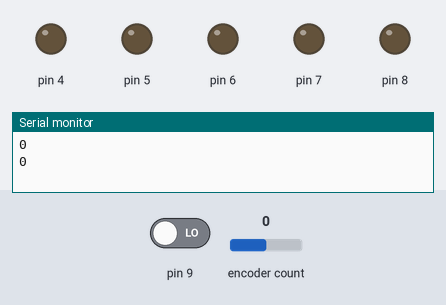
A sketch run on a simulated Arduino Uno, built with avr-gcc and run on an emulated ATmega328P. Shown: output pins drawn as LEDs (lit = HIGH), the last lines printed to the serial monitor. The inputs (shaded band) are chosen by the test bench; at power-on: pin 9 LOW, encoder count 0. EEPROM starts erased.

Above: at 1.2 s.
1.3 s: pin 9 driven HIGH
At 1.78 s:
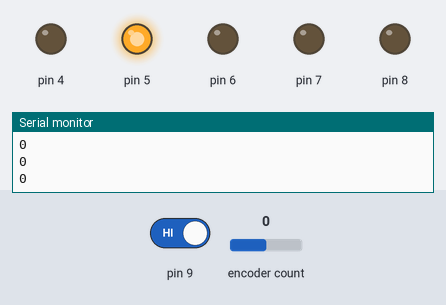
At 2.71 s:
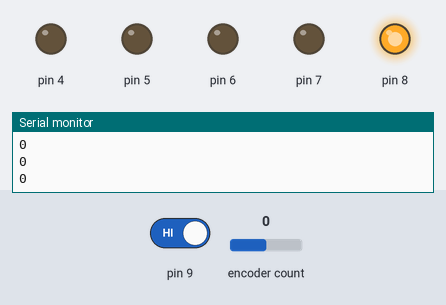
Timing chart, 0 to 10.3 s (numbered marks = the images above; inputs shaded):
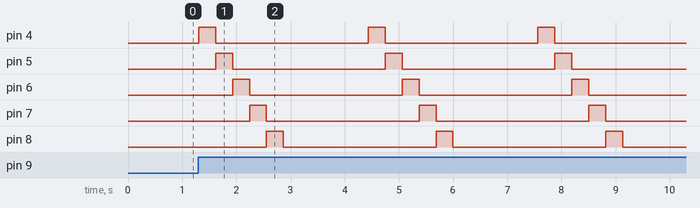

The sketch:

sketch.ino
```cpp
#include <Encoder.h>
#include <EEPROM.h>

// after including we need to initialize our Encoder on 2nd and 3d pins
Encoder myEnc(2, 3);

// we need two variables for comparing and finding the rotation direction
int value, oldValue;

// also we need to handle "Mute" by pressing the button
int buttonPress, lastButtonState;
bool isMuted = false;

// **********************************************************************
// SETUP
// **********************************************************************
void setup() {

  // first of all, we need to clear ROM memory, because we will save the
  // values into it and after launching we need to take this value to
  // restore the state. By default all bits in memory are setted to some
  // values, so we just clear it all
  if (EEPROM.read(0) == 255) {

    // write in bit <0> value of <0>
    EEPROM.write(0, 0);
  }

  // strting the output by 9600 times pre second (it's just speed),
  // 9600 - is optimal for most cases
  Serial.begin(9600);

  // and initial value from ROM
  value = EEPROM.read(0);

  // and initial old value
  oldValue = value - 1;

  // here we're doing the setup for our pins, for LED indication
  // it will be 5 LEDs
  // previously, we use Encoder on 2nd and 3d pins, so we need to
  // attach LEDs on next free pins
  pinMode(4, OUTPUT);
  pinMode(5, OUTPUT);
  pinMode(6, OUTPUT);
  pinMode(7, OUTPUT);
  pinMode(8, OUTPUT);

  // but this pin will be input from button, and i will trigger
  // state from controling to muted state, and back
  pinMode(9, INPUT);

  // print current value
  // here our system can recive messages
  Serial.println(value);
}

// **********************************************************************
// MAIN LOOP
// **********************************************************************

// specifying the position
int oldPosition = 0;

// setup the loop counter
int i = 0;

// loop
void loop() {

  // if button change state - we need to save it to variable
  if (buttonPress != digitalRead(9)) {
    buttonPress = digitalRead(9);
  }

  // reading the encoder position
  int newPosition = myEnc.read();

  // and finding the direction (left or right)
  int dir = newPosition - oldPosition;

  // if direction is greater than 0 then we increment value
  if (dir > 0) {
    value--;
  }
  // if less than 0, dercrement it
  if (dir < 0) {
    value++;
  }

  // clamping value between 0 and 64
  value = (value > 128) ? 128 : (value < 0) ? 0 : value;

  // if we have only one change in trigger - then we send the message
  // because encoder can have 4 changes in one time, we need to handle it
  if (value == oldValue + 1 || value == oldValue - 1) {
    Serial.println((isMuted) ? 0 : value);
    oldValue = value;

    // and save new value to ROM
    EEPROM.write(0, value);
  }

  // also if we presws the button
  if ((lastButtonState != buttonPress) && (buttonPress == HIGH)) {

    // we change the state
    isMuted = !isMuted;

    // send it to system
    Serial.println((isMuted) ? 0 : value);

    // and save it to ROM
    EEPROM.write(0, value);

    // and restore values if unmute the system
    oldValue = value - 1;

    // and clear counter for LED indication
    if (isMuted) {
      i = 0;
    }
  }

  // save to old position and button state
  oldPosition = newPosition;
  lastButtonState = buttonPress;

  // by default our LEDs shows us how high is volume level
  if (!isMuted) {
    digitalWrite(4, (value > 0) ? HIGH : LOW);
    digitalWrite(5, (value >= 25) ? HIGH : LOW);
    digitalWrite(6, (value >= 50) ? HIGH : LOW);
    digitalWrite(7, (value >= 75) ? HIGH : LOW);
    digitalWrite(8, (value >= 100) ? HIGH : LOW);

  // but if we mute the system then LEDs will be "float"
  // from left to right (it looks interesting)
  } else {
    digitalWrite(4, (i > 0 && i < 2000) ? HIGH : LOW);
    digitalWrite(5, (i > 2000 && i < 4000) ? HIGH : LOW);
    digitalWrite(6, (i > 4000 && i < 6000) ? HIGH : LOW);
    digitalWrite(7, (i > 6000 && i < 8000) ? HIGH : LOW);
    digitalWrite(8, (i > 8000 && i < 10000) ? HIGH : LOW);
  }

  // reset the counter to start animation from the begining
  i = (i < 20000) ? ++i : 0;
}
```

Measured:
- after the input at 1.3 s, pin 4: alternates HIGH for 0.31 s and LOW for 2.8 s, starting at once; pin 5: alternates HIGH for 0.31 s and LOW for 2.8 s, starting after 0.32 s
